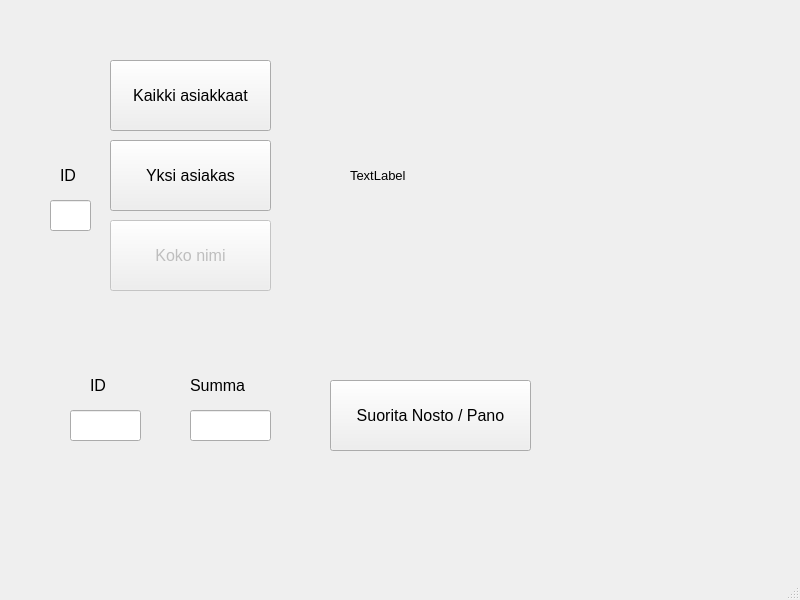
<?xml version="1.0" encoding="UTF-8"?>
<ui version="4.0">
 <class>MainWindow</class>
 <widget class="QMainWindow" name="MainWindow">
  <property name="geometry">
   <rect>
    <x>0</x>
    <y>0</y>
    <width>800</width>
    <height>600</height>
   </rect>
  </property>
  <property name="font">
   <font>
    <pointsize>12</pointsize>
   </font>
  </property>
  <widget class="QWidget" name="centralwidget">
   <widget class="QPushButton" name="btnGetFullName">
    <property name="enabled">
     <bool>false</bool>
    </property>
    <property name="geometry">
     <rect>
      <x>110</x>
      <y>220</y>
      <width>161</width>
      <height>71</height>
     </rect>
    </property>
    <property name="font">
     <font>
      <pointsize>12</pointsize>
     </font>
    </property>
    <property name="text">
     <string>Koko nimi</string>
    </property>
   </widget>
   <widget class="QPushButton" name="btnGetOnePerson">
    <property name="geometry">
     <rect>
      <x>110</x>
      <y>140</y>
      <width>161</width>
      <height>71</height>
     </rect>
    </property>
    <property name="font">
     <font>
      <pointsize>12</pointsize>
     </font>
    </property>
    <property name="text">
     <string>Yksi asiakas</string>
    </property>
   </widget>
   <widget class="QPushButton" name="btnGetAllPersons">
    <property name="geometry">
     <rect>
      <x>110</x>
      <y>60</y>
      <width>161</width>
      <height>71</height>
     </rect>
    </property>
    <property name="font">
     <font>
      <pointsize>12</pointsize>
     </font>
    </property>
    <property name="text">
     <string>Kaikki asiakkaat</string>
    </property>
   </widget>
   <widget class="QLabel" name="labelResault">
    <property name="geometry">
     <rect>
      <x>350</x>
      <y>60</y>
      <width>381</width>
      <height>231</height>
     </rect>
    </property>
    <property name="font">
     <font>
      <pointsize>10</pointsize>
     </font>
    </property>
    <property name="text">
     <string>TextLabel</string>
    </property>
   </widget>
   <widget class="QLineEdit" name="lineEditid">
    <property name="geometry">
     <rect>
      <x>50</x>
      <y>200</y>
      <width>41</width>
      <height>31</height>
     </rect>
    </property>
    <property name="cursor">
     <cursorShape>IBeamCursor</cursorShape>
    </property>
   </widget>
   <widget class="QLabel" name="label">
    <property name="geometry">
     <rect>
      <x>60</x>
      <y>160</y>
      <width>21</width>
      <height>31</height>
     </rect>
    </property>
    <property name="text">
     <string>&lt;html&gt;&lt;head/&gt;&lt;body&gt;&lt;p&gt;&lt;span style=&quot; font-size:12pt;&quot;&gt;ID&lt;/span&gt;&lt;/p&gt;&lt;/body&gt;&lt;/html&gt;</string>
    </property>
   </widget>
   <widget class="QLabel" name="label_2">
    <property name="geometry">
     <rect>
      <x>90</x>
      <y>370</y>
      <width>21</width>
      <height>31</height>
     </rect>
    </property>
    <property name="text">
     <string>&lt;html&gt;&lt;head/&gt;&lt;body&gt;&lt;p&gt;&lt;span style=&quot; font-size:12pt;&quot;&gt;ID&lt;/span&gt;&lt;/p&gt;&lt;/body&gt;&lt;/html&gt;</string>
    </property>
   </widget>
   <widget class="QLineEdit" name="lineEditRaiseId">
    <property name="geometry">
     <rect>
      <x>70</x>
      <y>410</y>
      <width>71</width>
      <height>31</height>
     </rect>
    </property>
    <property name="cursor">
     <cursorShape>IBeamCursor</cursorShape>
    </property>
   </widget>
   <widget class="QLabel" name="label_3">
    <property name="geometry">
     <rect>
      <x>190</x>
      <y>370</y>
      <width>71</width>
      <height>31</height>
     </rect>
    </property>
    <property name="text">
     <string>&lt;html&gt;&lt;head/&gt;&lt;body&gt;&lt;p&gt;&lt;span style=&quot; font-size:12pt;&quot;&gt;Summa&lt;/span&gt;&lt;/p&gt;&lt;/body&gt;&lt;/html&gt;</string>
    </property>
   </widget>
   <widget class="QLineEdit" name="lineEditRaiseAmount">
    <property name="geometry">
     <rect>
      <x>190</x>
      <y>410</y>
      <width>81</width>
      <height>31</height>
     </rect>
    </property>
    <property name="cursor">
     <cursorShape>IBeamCursor</cursorShape>
    </property>
   </widget>
   <widget class="QPushButton" name="btnRaise">
    <property name="geometry">
     <rect>
      <x>330</x>
      <y>380</y>
      <width>201</width>
      <height>71</height>
     </rect>
    </property>
    <property name="font">
     <font>
      <pointsize>12</pointsize>
     </font>
    </property>
    <property name="text">
     <string>Suorita Nosto / Pano</string>
    </property>
   </widget>
  </widget>
  <widget class="QMenuBar" name="menubar">
   <property name="geometry">
    <rect>
     <x>0</x>
     <y>0</y>
     <width>800</width>
     <height>34</height>
    </rect>
   </property>
  </widget>
  <widget class="QStatusBar" name="statusbar"/>
 </widget>
 <resources/>
 <connections/>
</ui>
